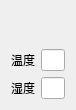
<?xml version="1.0" encoding="UTF-8"?>
<ui version="4.0">
 <class>temperature_humidity</class>
 <widget class="QWidget" name="temperature_humidity">
  <property name="geometry">
   <rect>
    <x>0</x>
    <y>0</y>
    <width>76</width>
    <height>109</height>
   </rect>
  </property>
  <property name="windowTitle">
   <string>Form</string>
  </property>
  <layout class="QVBoxLayout" name="verticalLayout">
   <item>
    <widget class="QWidget" name="widget" native="true">
     <layout class="QVBoxLayout" name="verticalLayout_2">
      <item>
       <widget class="QLabel" name="label_3">
        <property name="text">
         <string/>
        </property>
       </widget>
      </item>
     </layout>
    </widget>
   </item>
   <item>
    <layout class="QGridLayout" name="gridLayout">
     <item row="0" column="0">
      <widget class="QLabel" name="label">
       <property name="text">
        <string>温度</string>
       </property>
      </widget>
     </item>
     <item row="0" column="1">
      <widget class="QLineEdit" name="lineEdit">
       <property name="minimumSize">
        <size>
         <width>20</width>
         <height>0</height>
        </size>
       </property>
       <property name="maximumSize">
        <size>
         <width>30</width>
         <height>16777215</height>
        </size>
       </property>
      </widget>
     </item>
     <item row="1" column="0">
      <widget class="QLabel" name="label_2">
       <property name="text">
        <string>湿度</string>
       </property>
      </widget>
     </item>
     <item row="1" column="1">
      <widget class="QLineEdit" name="lineEdit_2">
       <property name="minimumSize">
        <size>
         <width>20</width>
         <height>0</height>
        </size>
       </property>
       <property name="maximumSize">
        <size>
         <width>30</width>
         <height>16777215</height>
        </size>
       </property>
      </widget>
     </item>
    </layout>
   </item>
  </layout>
 </widget>
 <resources/>
 <connections/>
</ui>
